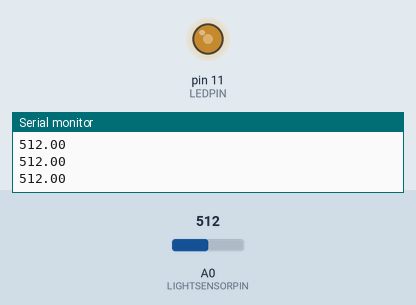
Simulated run of this sketch. Board: Arduino Uno, built with avr-gcc and run on an emulated ATmega328P. Parts: output pins drawn as LEDs (lit = HIGH), the last lines printed to the serial monitor. The inputs (shaded band) are chosen by the test bench; at power-on: A0 (LIGHTSENSORPIN) = 512.

Above: at 1.2 s.
1.3 s: A0 (LIGHTSENSORPIN) set to 716
At 2.5 s:
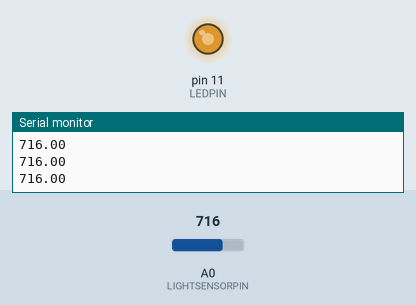
2.8 s: A0 (LIGHTSENSORPIN) set to 900
At 3.5 s:
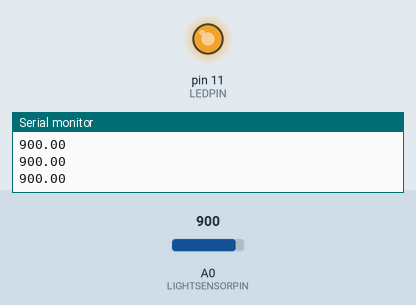
4.3 s: A0 (LIGHTSENSORPIN) set to 122
At 4.6 s:
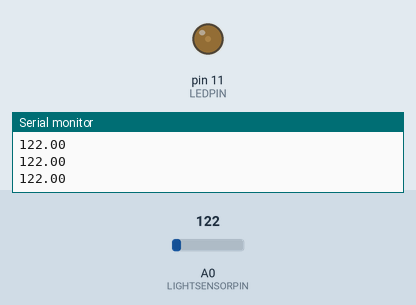
5.8 s: A0 (LIGHTSENSORPIN) set to 0
At 7.0 s:
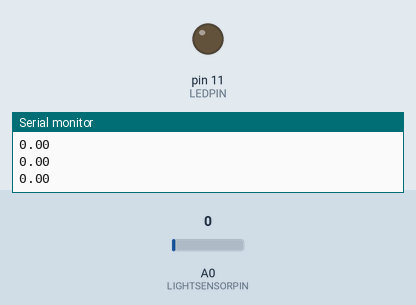
7.3 s: A0 (LIGHTSENSORPIN) set to 511
At 8.2 s:
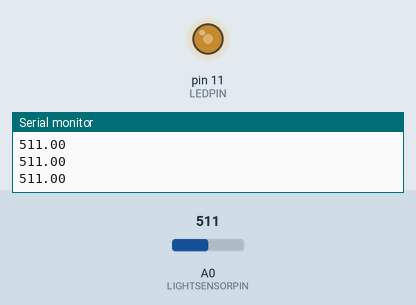
Timing chart, 0 to 9.8 s (numbered marks = the images above; inputs shaded):
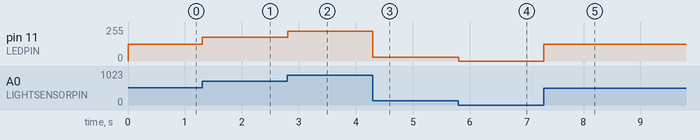

Measured:
- after the input at 1.3 s, pin 11 (LEDPIN): 127/255 → 178/255 at once
- after the input at 2.8 s, pin 11 (LEDPIN): 178/255 → 224/255 at once
- after the input at 4.3 s, pin 11 (LEDPIN): 224/255 → 30/255 at once
- after the input at 5.8 s, pin 11 (LEDPIN): 30/255 → 0/255 at once
- after the input at 7.3 s, pin 11 (LEDPIN): 0/255 → 127/255 at once

The sketch:

temt6000_led.ino
```cpp
/*
Example for TEMT6000 Ambient Light Sensor and LED with Arduino Uno.
By: RoboticX Team
*/

#define LEDPIN 11         // LED brightness (PWM) writing
#define LIGHTSENSORPIN A0 // Ambient light sensor reading

void setup() {
  pinMode(LIGHTSENSORPIN,  INPUT);
  pinMode(LEDPIN, OUTPUT);
  Serial.begin(9600);
}

void loop() {
  float reading = analogRead(LIGHTSENSORPIN); // Read light level
  float ledRatio = map(reading, 0, 1023, 0, 255); // Map sensor value to 0-255 range
  analogWrite(LEDPIN, ledRatio);  // Adjust LED brightness relatively
  Serial.println(reading);     // Display reading in serial monitor
}
```
